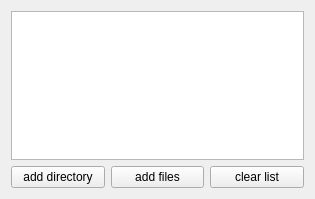
<?xml version="1.0" encoding="UTF-8"?>
<ui version="4.0">
 <class>PathList</class>
 <widget class="QWidget" name="PathList">
  <property name="geometry">
   <rect>
    <x>0</x>
    <y>0</y>
    <width>315</width>
    <height>199</height>
   </rect>
  </property>
  <property name="windowTitle">
   <string>PathList</string>
  </property>
  <layout class="QVBoxLayout" name="verticalLayout">
   <item>
    <widget class="QPlainTextEdit" name="plainTextEdit">
     <property name="font">
      <font>
       <family>Courier New</family>
       <pointsize>10</pointsize>
      </font>
     </property>
    </widget>
   </item>
   <item>
    <layout class="QHBoxLayout" name="horizontalLayout">
     <item>
      <widget class="QPushButton" name="pushButtonAddDirectory">
       <property name="text">
        <string>add directory</string>
       </property>
      </widget>
     </item>
     <item>
      <widget class="QPushButton" name="pushButtonAddFiles">
       <property name="text">
        <string>add files</string>
       </property>
      </widget>
     </item>
     <item>
      <widget class="QPushButton" name="pushButtonClearList">
       <property name="text">
        <string>clear list</string>
       </property>
      </widget>
     </item>
    </layout>
   </item>
  </layout>
 </widget>
 <resources/>
 <connections/>
</ui>
